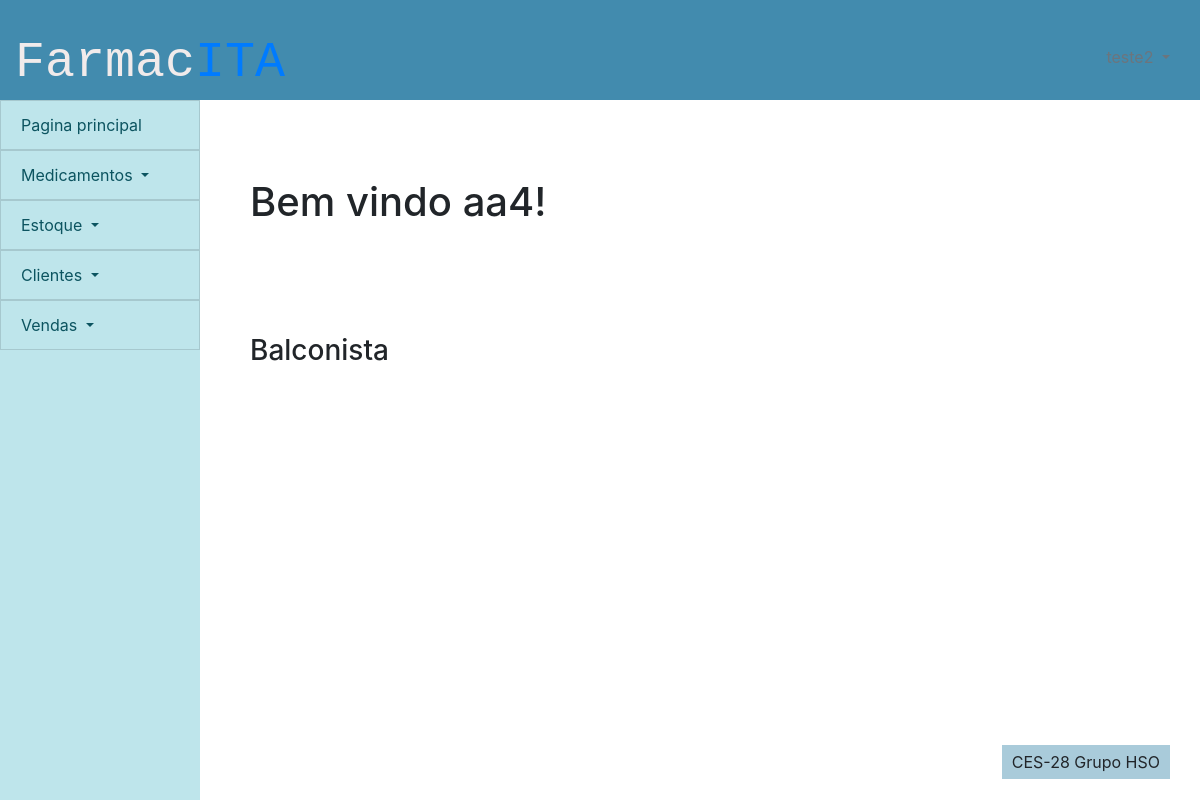
Page /pessoas/pagina_principal (signed in) on the earlier database version.
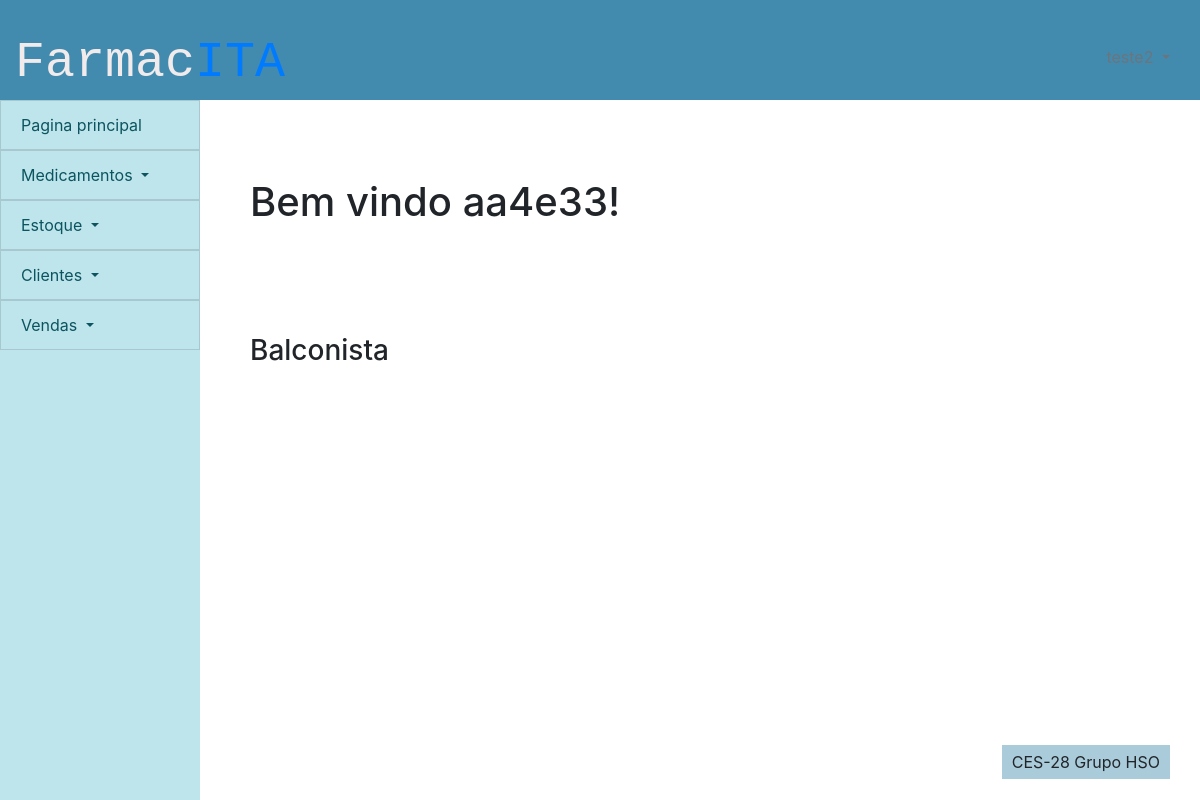
Same page on the later database version.
### pessoas/models.py (models this page shows)
class funcionario(models.Model):
    id = models.AutoField(primary_key=True, auto_created=True)
    user = models.OneToOneField(User,on_delete=models.CASCADE)
    nome_funcionario = models.CharField(max_length=300)
    cpf = models.CharField(max_length=14)
    telefone = models.CharField(max_length=15)
    cargo = models.CharField(max_length=100)
    data_de_admissao = models.DateField(auto_now=False,auto_now_add=False,null=False)
    data_de_demissao = models.DateField(auto_now=False,auto_now_add=False,null=True)
    class Meta:
        db_table = 'funcionarios'

### pessoas/views.py (the view)
# urls.py: path('pagina_principal',views.pagina_principal, name = 'pagina_principal'),
def pagina_principal(request):
    try:
        user = request.user
        func =  funcionario.objects.filter(user = user)[0]
        cargo = func.cargo
        return render(request,'pessoas/inicio.html', {'nome_funcionario':func.nome_funcionario,'cargo':cargo})
    except:
        return failed_login(request)

### frontend/pessoas/inicio.html (shortened to what this page needs)
{% extends 'template/padrao.html' %}
{% block content %}
<h1 style="padding: 50px;">Bem vindo {{ nome_funcionario }}!</h1>
<h3 style="padding: 50px;">{{cargo}}</h3>
{% endblock %}

### frontend/template/padrao.html (shortened to what this page needs)
{% load static %}
<!DOCTYPE html>
<html lang="en">
<head>
    <link href="{% static 'bootstrap-4.5.3-dist/css/bootstrap.css' %}" rel="stylesheet">
    <link href="{% static '_css/style.css' %}" rel="stylesheet">
</head>
<body>
    <div id="header">
        <div class="row">
            <div class="text-left titulo">
                <p class="logo">Farmac<span class="logo-span">ITA</span></p>
            </div>
        </div>
        <div class="usuario dropdown text-right">
            <a class="dropdown-toggle text-secondary" href="#" role="button" id="dropdownusuario" data-toggle="dropdown"
                aria-haspopup="true" aria-expanded="false">
            </a>
        </div>
    </div>
    <nav class="list-group-item-info" id="menu">
        <div class="dropdown">
            <a class="list-group-item list-group-item-action list-group-item-info dropdown-item"
            role="button" id="dropdownprincipal"  aria-expanded="false" href="/pessoas/pagina_principal" >
                 Pagina principal
            </a>
        </div>
        <div class="dropdown">
            <a class="list-group-item list-group-item-action list-group-item-info dropdown-toggle" href="#"
                role="button" id="dropdownmedicamentos" data-toggle="dropdown" aria-haspopup="true" aria-expanded="false">
                Medicamentos
            </a>
        </div>
        <div class="dropdown">
            <a class="list-group-item list-group-item-action list-group-item-info dropdown-toggle" href="#"
                role="button" id="dropdownestoque" data-toggle="dropdown" aria-haspopup="true" aria-expanded="false">
                Estoque
            </a>
        </div>
        <div class="dropdown">
            <a class="list-group-item list-group-item-action list-group-item-info dropdown-toggle" href="#"
                role="button" id="dropdownclientes" data-toggle="dropdown" aria-haspopup="true" aria-expanded="false">
                Clientes
            </a>
        </div>
        <div class="dropdown">
            <a class="list-group-item list-group-item-action list-group-item-info dropdown-toggle" href="#"
                role="button" id="dropdownvendas" data-toggle="dropdown" aria-haspopup="true" aria-expanded="false">
                Vendas
            </a>
        </div>
    </nav>
    <div id="content">
        <div class="titulo_pagina">
        </div>
        <div>
        {% block content %}
        {% endblock %}
        </div>
    </div>
    <div id="footer">
        <p class="rodape-texto align-text-bottom">CES-28 Grupo HSO</p>
    </div>
</body>
</html>

### static/_css/style.css (style rules this page uses)
:root { --bdazzled-blue: #3d5a80ff; --pale-cerulean: #98c1d9ff; --light-cyan: rgb(240, 254, 255); --burnt-sienna: #6BA368; --gunmetal: #515B3A; --header-height:100px; --menu-width:200px; --footer-height:100px; --form-width:400px; --table-width: 1000px; }
.logo { font-size: 50px; font-family: monospace; color: rgb(241, 235, 235); }
.logo-span { color: var(--primary); }
body { display: grid; grid-template-columns: var(--menu-width) 1fr; grid-template-rows: var(--header-height) 1fr var(--footer-height); grid-template-areas: " cabeca cabeca" " links conteudo" " links rodape" ; height: 100vh; }
.usuario { padding: 45px 30px; color: white; }
.titulo { padding: 25px 30px ; }
div#header { display:grid; grid-template-columns: 1fr 1fr; grid-area: cabeca; background-color: #428bae }
nav#menu { grid-area: links ; }
div#content { grid-area: conteudo; }
div#footer { padding-top: 45px ; text-align: center; grid-area: rodape; }
.rodape-texto { float:right; width: auto; margin-right: 30px; padding: 5px 10px ; background-color: #428cae73 }
.titulo_pagina { padding: 10px 30px; }

Differences in the rows shown:
changed funcionario "Balconista": nome_funcionario "aa4" → "aa4e33"
